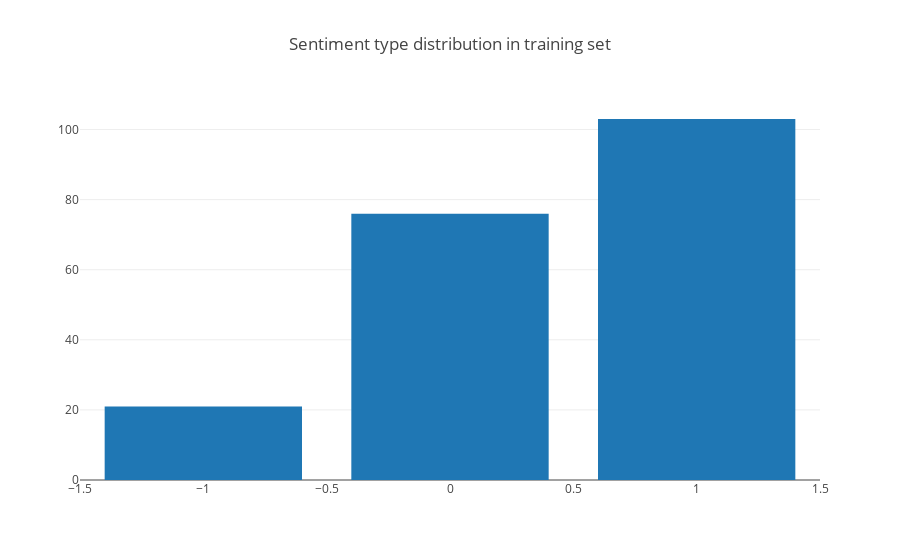

The notebook cell this image was saved under:
### Code cell
plotly.offline.iplot({"data":dist, "layout":graph_objs.Layout(title="Sentiment type distribution in training set")})

### Figure 1 — Plotly figure (JSON) as saved in the notebook; plotly's stock layout.template omitted (floating-point values rounded to 4 significant figures)
{"data": [{"type": "bar", "uid": "9ce45dc6-e1bd-11e8-8d98-bcee7b295201", "x": [-1, 0, 1], "y": [21, 76, 103]}], "layout": {"title": "Sentiment type distribution in training set"}}
